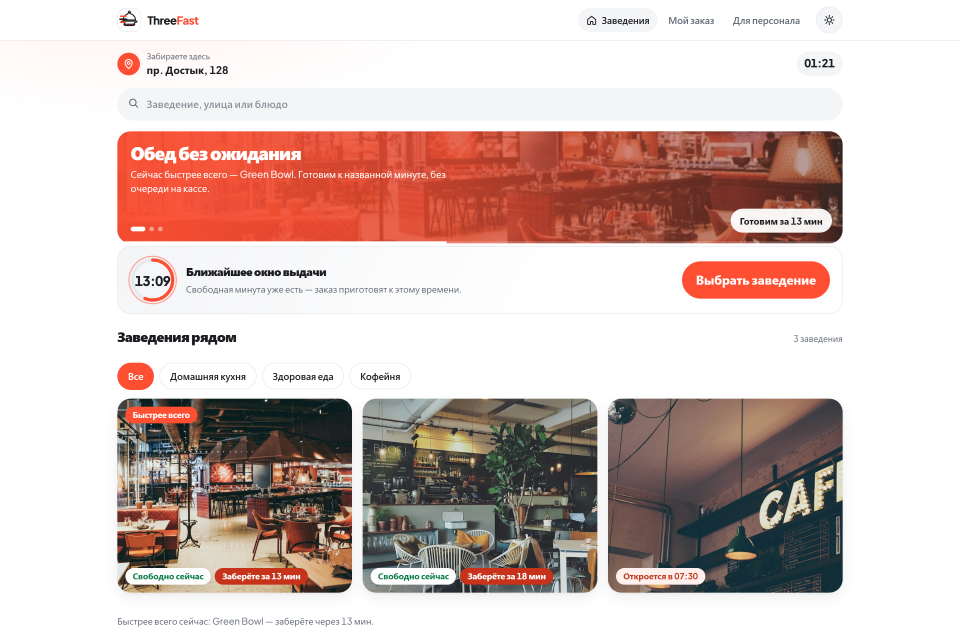
#> input picture presentation/01-guest-home.png, 2880 x 1900 px (shown at 1/3 size); its folder holds only this picture in this run
$ python presentation.py ../presentation/01-guest-home.png
#> lines starting #> are read from the running program, lines starting #| are printed output that depends on the picture
"""Сборка презентации проекта: картинки для слайдов и QR на живой сайт.

Запуск: python -m tools.presentation

Что делает:
1. уменьшает снимки из presentation/ до ширины слайда (иначе колода весит
   десятки мегабайт и медленно открывается);
2. рисует QR-код со ссылкой на развёрнутый сайт — тем же генератором,
   что и в приложении (app/static/js/qr.js), через Node;
3. складывает всё в presentation/deck/.

Сборка PDF — отдельно: python -m tools.presentation --pdf
"""

from __future__ import annotations

import json
import shutil
import subprocess
import sys
import tempfile
from pathlib import Path

ROOT = Path(__file__).resolve().parent.parent
SOURCE = ROOT / "presentation"
DECK = SOURCE / "deck"
IMAGES = DECK / "img"

# Ширина под 2x-кадр на слайде: больше не нужно, слайд 1280 px.
MAX_WIDTH = 1600
QUALITY = 86

SITE = "https://threefast.onrender.com"

# Какие снимки нужны колоде: имя файла -> короткое имя для вставки.
WANTED = {
    "01-guest-home": "home",
    "03-guest-menu": "menu",
    "06-sheet-time": "time",
    "07-sheet-checkout": "checkout",
    "09-order-success": "success",
    "10-kitchen-queue": "kitchen",
    "13-admin-analytics": "analytics",
    "14-super-places": "platform",
    "16-dark-home": "dark",
    "19-mobile-menu": "menuphone",
    "20-mobile-sheet": "timephone",
    "20b-mobile-checkout": "checkoutphone",
    "22-scan-page": "scan",
    "23-scan-card": "scancard",
    "24-order-live": "live",
    "25-order-cancelled": "cancelled",
    "26-qr-poster": "poster",
}


# Фотографии демо-заведений: нужны на слайде про аудиторию.
PLACES = {
    "central": "place-central",
    "green": "place-green",
    "cup": "place-cup",
}


def shrink() -> int:
    """Уменьшает снимки до ширины слайда. Без Pillow — копирует как есть."""
    try:
        from PIL import Image
    except ImportError:  # pragma: no cover — сборка не должна падать из-за этого
        print("Pillow не установлен: копирую снимки без уменьшения")
        IMAGES.mkdir(parents=True, exist_ok=True)
        made = 0
        for name, short in WANTED.items():
            source = SOURCE / f"{name}.png"
            if source.exists():
                shutil.copyfile(source, IMAGES / f"{short}.png")
                made += 1
        return made

    IMAGES.mkdir(parents=True, exist_ok=True)
    made = 0
    for name, short in WANTED.items():
        source = SOURCE / f"{name}.png"
        if not source.exists():
            print(f"  нет кадра {name}.png — пропускаю")
            continue
        with Image.open(source) as image:
#> image is the input picture: PIL image 2880x1900 RGB; mean R, G, B 212.2, 193.1, 188.5
            image = image.convert("RGB")
            if image.width > MAX_WIDTH:
                height = round(image.height * MAX_WIDTH / image.width)
#> height = 1056
                image = image.resize((MAX_WIDTH, height), Image.LANCZOS)
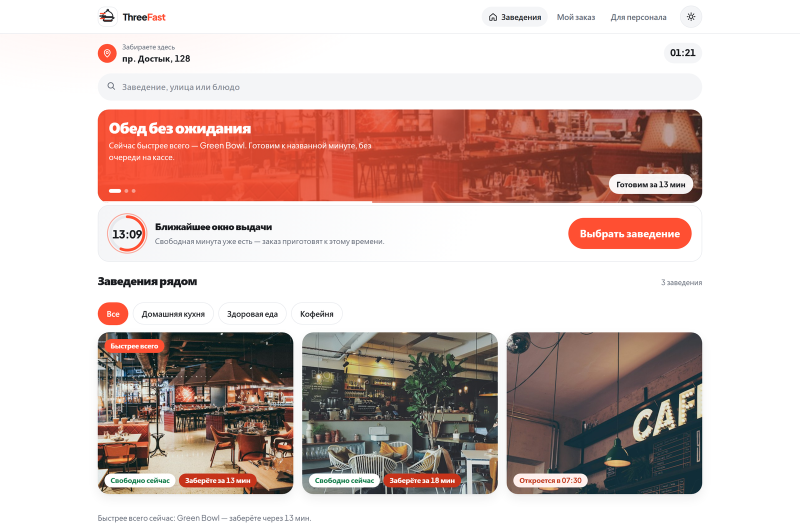
#> image: PIL image 1600x1056 RGB (shown at 1/2 size); mean R, G, B 212.1, 193, 188.4
            target = IMAGES / f"{short}.jpg"
            image.save(target, "JPEG", quality=QUALITY, optimize=True, progressive=True)
        made += 1
        size = (IMAGES / f"{short}.jpg").stat().st_size / 1024
        print(f"  {short}.jpg  {size:,.0f} КБ")
    return made


def place_photos() -> int:
    """Фото заведений из приложения — чтобы слайд про аудиторию был живым."""
    try:
        from PIL import Image
    except ImportError:  # pragma: no cover
        return 0

    source_dir = ROOT / "app" / "static" / "img" / "places"
    IMAGES.mkdir(parents=True, exist_ok=True)
    made = 0
    for name, short in PLACES.items():
        source = source_dir / f"{name}.jpg"
        if not source.exists():
            continue
        with Image.open(source) as image:
            image = image.convert("RGB")
            if image.width > 900:
                image = image.resize(
                    (900, round(image.height * 900 / image.width)), Image.LANCZOS
                )
            image.save(IMAGES / f"{short}.jpg", "JPEG", quality=86, optimize=True)
        made += 1
        print(f"  {short}.jpg")
    return made


def make_qr() -> bool:
    """QR на живой сайт: генератор тот же, что в приложении."""
    node = shutil.which("node")
    if node is None:
        print("Node не найден — QR на последний слайд не попадёт")
        return False

    # Значения подставляем прямо в скрипт: у `node -e` своя нумерация argv,
    # и передавать их аргументами — источник путаницы.
    script = f"""
const fs = require('fs'), path = require('path'), vm = require('vm');
const ROOT = {json.dumps(str(ROOT))}, URL_TEXT = {json.dumps(SITE)};
const sandbox = {{ window: {{}}, console }};
sandbox.window.window = sandbox.window;
vm.createContext(sandbox);
vm.runInContext(fs.readFileSync(path.join(ROOT, 'app', 'static', 'js', 'qr.js'), 'utf8'), sandbox);
const svg = sandbox.window.EPQR.svg(URL_TEXT, {{ size: 320, label: 'Ссылка на ThreeFast' }});
// Размер задаёт вёрстка слайда, поэтому в самом SVG он относительный.
fs.writeFileSync(
  path.join(ROOT, 'presentation', 'deck', 'qr.svg'),
  svg.replace('width="320"', 'width="100%"').replace('height="320"', 'height="100%"')
);
console.log('qr ok');
"""
    DECK.mkdir(parents=True, exist_ok=True)
    result = subprocess.run(
        [node, "-e", script],
        capture_output=True, text=True, encoding="utf-8", errors="replace",
    )
    if result.returncode != 0:
        print("QR не собрался:", result.stderr[-400:])
        return False
    print(f"  qr.svg  ({SITE})")
    return True


# [74 lines left out: function export_pdf, not called in this run]


def write_guide() -> None:
    """Инструкция к колоде: кто что говорит и как её показывать."""
    lines = [
        "# ThreeFast — презентация защиты",
        "",
        "Открыть колоду: **`deck/threefast.html`** (двойной щелчок — откроется в браузере).",
        "Готовый PDF для отправки: **`threefast.pdf`** — 14 страниц 16:9, по слайду на страницу.",
        "",
        "PDF собран из изображений слайдов: так разбиение на страницы гарантированно",
        "совпадает со слайдами. Текст в нём не выделяется — если нужен PDF с текстом,",
        "откройте колоду в браузере и нажмите `Ctrl+P` → «Сохранить как PDF».",
        "",
        "## Управление",
        "",
        "| Клавиша | Что делает |",
        "|---|---|",
        "| `→` `Space` `PgDn` | следующий слайд |",
        "| `←` `PgUp` | предыдущий слайд |",
        "| `Home` / `End` | первый / последний слайд |",
        "| `F` | во весь экран |",
        "| `Ctrl+P` | печать в PDF |",
        "",
        "Клик по левой трети экрана листает назад, по остальному — вперёд.",
        "",
        "## Кто что говорит (5 минут, 4 спикера)",
        "",
        "| Спикер | Слайды | Блок |",
        "|---|---|---|",
        "| 1 | 1–4 | проблема и решение, целевая аудитория |",
        "| 2 | 5–9 | продукт: три шага, кухня, выдача, слежение, роли |",
        "| 3 | 10–11 | конкуренты и преимущества, расходы |",
        "| 4 | 12–14 | модель дохода, масштабируемость, финал |",
        "",
        "## Собрать заново",
        "",
        "```powershell",
        "python -m tools.screenshots          # свежие снимки приложения (нужен запущенный сервер)",
        "python -m tools.presentation         # картинки слайдов и QR на живой сайт",
        "python -m tools.presentation --pdf   # ещё и PDF",
        "```",
        "",
        "Снимки делаются с работающего приложения, поэтому колода всегда показывает",
        "то, что есть в коде, а не нарисованные макеты. Кадры лежат в `deck/img/`.",
    ]
    (DECK / "README.md").write_text("\n".join(lines), encoding="utf-8")
    print("  deck/README.md")


def main() -> int:
    print("картинки:")
    made = shrink()
    print("фото заведений:")
    places = place_photos()
    print("QR:")
    has_qr = make_qr()
    write_guide()

    manifest = {
        "slides_images": made,
        "place_photos": places,
        "qr": has_qr,
        "site": SITE,
        "files": sorted(path.name for path in DECK.rglob("*") if path.is_file()),
    }
    (DECK / "manifest.json").write_text(
        json.dumps(manifest, ensure_ascii=False, indent=2), encoding="utf-8"
    )

    if "--pdf" in sys.argv:
        print("PDF:")
        export_pdf()
    print(f"\nготово: колода в {DECK}")
    return 0


if __name__ == "__main__":
    raise SystemExit(main())
#> (the program exits here)
